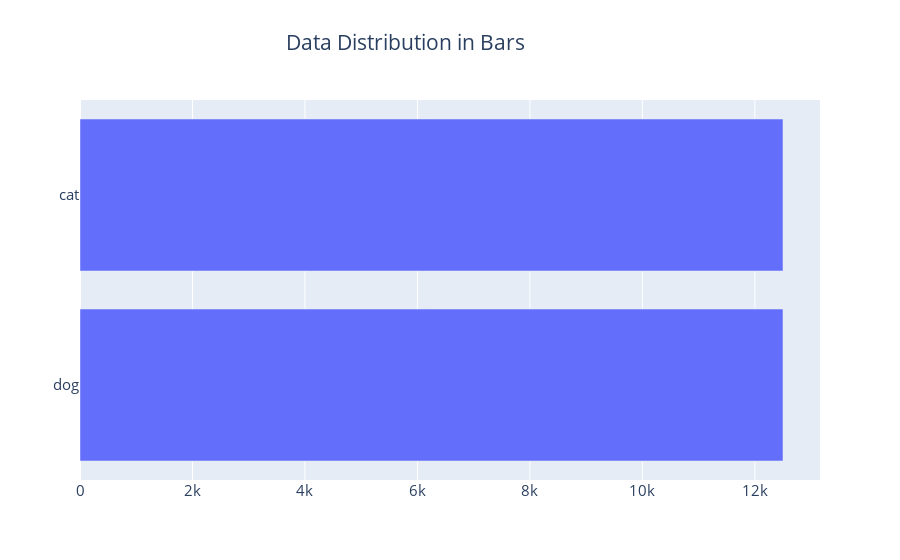

This figure's notebook cell:
### Code cell
fig = go.Figure(go.Bar(
    x= target_counts.values,
    y=target_counts.index,
    orientation='h'))

fig.update_layout(title='Data Distribution in Bars',font_size=15,title_x=0.45)


fig.show()

### Figure 1 — Plotly figure (JSON) as saved in the notebook; plotly's stock layout.template omitted (floating-point values rounded to 4 significant figures)
{"data": [{"orientation": "h", "type": "bar", "x": [12500, 12500], "y": ["dog", "cat"]}], "layout": {"font": {"size": 15}, "title": {"text": "Data Distribution in Bars", "x": 0.45}}}
